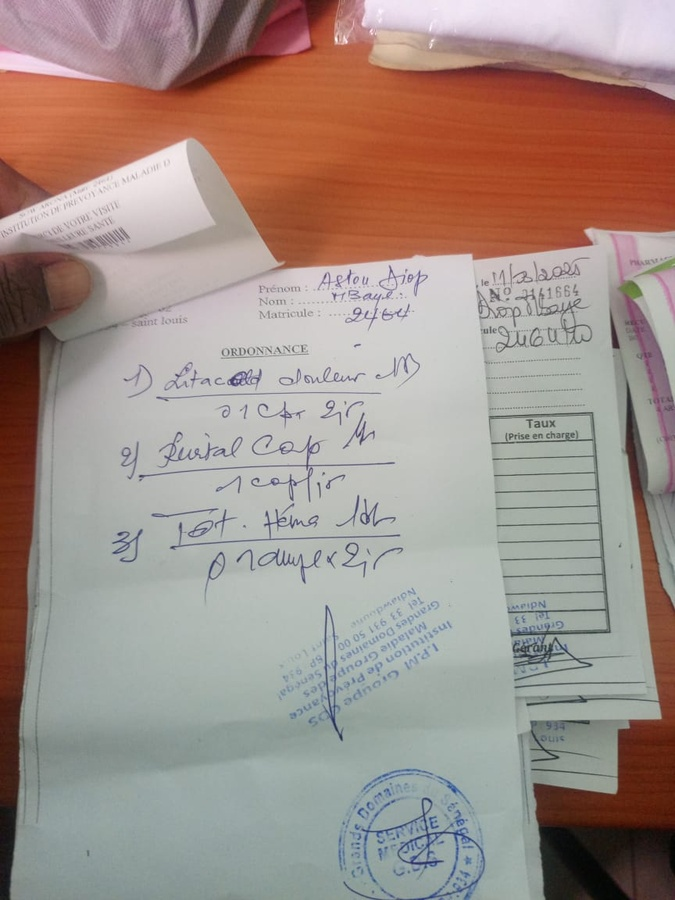
#> input picture backend/ai/finetuning/dataset/images/1.jpeg, 675 x 900 px, shrunk from 864 x 1152 before the run
$ python -i augment.py   (imports and definitions only)
#> lines starting #> are read from the running program, lines starting #| are printed output that depends on the picture
import os
import cv2
import csv
import numpy as np
import random

DATASET_DIR = "/home/am/AM/HCR4/backend/ai/finetuning/dataset"
IMAGES_DIR = os.path.join(DATASET_DIR, "images")
TRAIN_CSV = os.path.join(DATASET_DIR, "_train_split.csv")
ANNO_CSV = os.path.join(DATASET_DIR, "annotations.csv")

# ==========================================
# Augmentation functions using OpenCV
# ==========================================

# [4 lines left out: function augment_blur, not called in this run]

def augment_brightness_contrast(img):
    """Modifie le contraste et la luminosité."""
    alpha = random.uniform(0.7, 1.3) # Contraste
    beta = random.uniform(-30, 30)   # Luminosité
    return cv2.convertScaleAbs(img, alpha=alpha, beta=beta)

def augment_rotation(img):
    """Applique une légère rotation aléatoire (-5 à 5 degrés)."""
    h, w = img.shape[:2]
    angle = random.uniform(-5, 5)
    center = (w // 2, h // 2)
    M = cv2.getRotationMatrix2D(center, angle, 1.0)
    # Remplir les bords avec du blanc (255, 255, 255)
    return cv2.warpAffine(img, M, (w, h), borderValue=(255, 255, 255))

def augment_morphology(img):
    """Simule une encre plus épaisse ou plus fine (érosion / dilatation)."""
    kernel = np.ones((2, 2), np.uint8)
    if random.choice([True, False]):
        # Dilatation = lignes plus fines (car le fond blanc s'étend)
        return cv2.dilate(img, kernel, iterations=1)
    else:
        # Érosion = lignes plus épaisses (car le texte noir s'étend)
        return cv2.erode(img, kernel, iterations=1)

def augment_noise(img):
    """Ajoute du bruit poivre et sel."""
    row, col, ch = img.shape
    s_vs_p = 0.5
    amount = 0.01
    out = np.copy(img)
    # Salt mode
    num_salt = np.ceil(amount * img.size * s_vs_p)
    coords = [np.random.randint(0, i - 1, int(num_salt)) for i in img.shape]
    out[tuple(coords)] = 255
    # Pepper mode
    num_pepper = np.ceil(amount * img.size * (1. - s_vs_p))
    coords = [np.random.randint(0, i - 1, int(num_pepper)) for i in img.shape]
    out[tuple(coords)] = 0
    return out

# Liste des pipelines d'augmentation (chaque fonction retourne une image modifiée)
def apply_augmentations(img):
    """Génère 2 variantes d'une image pour doubler le dataset sans biaiser la distribution."""
    variants = []

    # Variante 1: Morphologie (Encre) + Rotation légère
    img1 = augment_morphology(img)
    img1 = augment_rotation(img1)
    variants.append(("augA", img1))

    # Variante 2: Flou ou Bruit + Contraste
    img2 = augment_blur(img) if random.choice([True, False]) else augment_noise(img)
    img2 = augment_brightness_contrast(img2)
    variants.append(("augB", img2))

    return variants

# ==========================================
# Main execution
# ==========================================

# [58 lines left out: function main, not called in this run]

# [2 lines not run here, left out]

>>> import cv2
>>> picture = cv2.imread('dataset/images/1.jpeg')
#> picture is the input picture: shape (900, 675, 3); mean B, G, R 136.9, 144.2, 160.7
>>> result = apply_augmentations(picture)
#> in augment_morphology, `return cv2.erode(img, kernel, iterations=1)`:
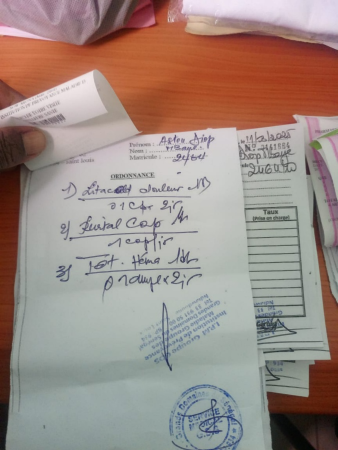
#> returned value: shape (900, 675, 3) (shown at 1/2 size); mean of channels 0, 1, 2 133.4, 140.8, 157.3; drawn as B, G, R
#> in augment_rotation, `return cv2.warpAffine(img, M, (w, h), borderValue=(255, 255, 255))`:
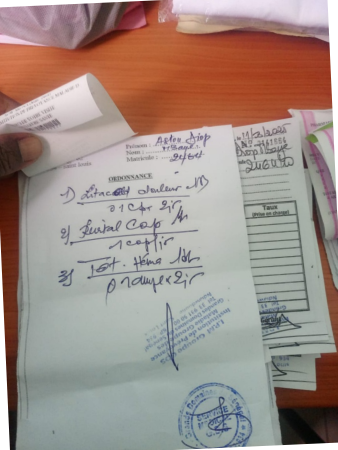
#> returned value: shape (900, 675, 3) (shown at 1/2 size); mean of channels 0, 1, 2 136.7, 143.9, 159.8; drawn as B, G, R
#> in augment_noise, `out[tuple(coords)] = 0`:
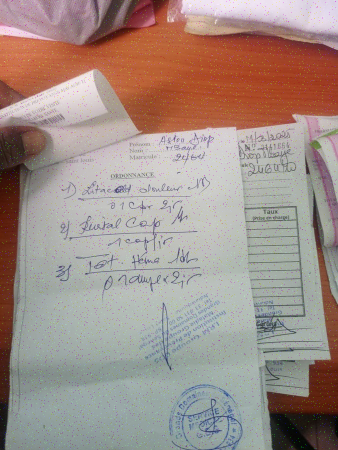
#> out: shape (900, 675, 3) (shown at 1/2 size); mean B, G, R 136.7, 144, 160.7
#> in augment_brightness_contrast, `return cv2.convertScaleAbs(img, alpha=alpha, beta=beta)`:
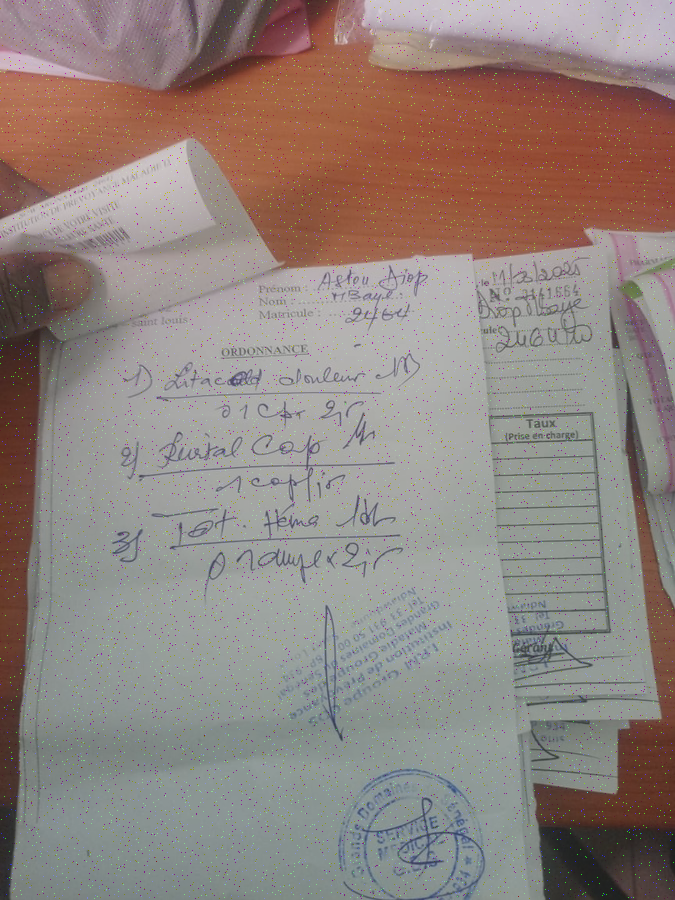
#> returned value: shape (900, 675, 3); mean of channels 0, 1, 2 126.9, 132.2, 144.3; drawn as B, G, R
#> result = 2 items

$ run again, on backend/ai/finetuning/dataset/images/103.jpg
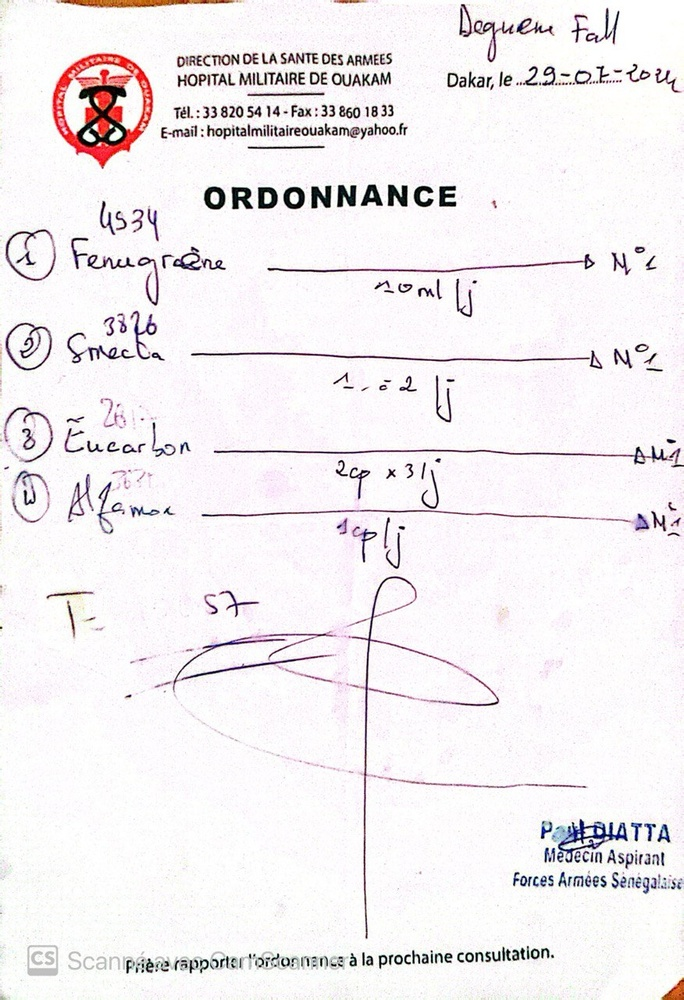
#> input picture backend/ai/finetuning/dataset/images/103.jpg, 684 x 1000 px, shrunk from 876 x 1280 before the run
#> picture is the input picture: shape (1000, 684, 3); mean B, G, R 240.2, 238, 242
#> in augment_noise, `out[tuple(coords)] = 0`:
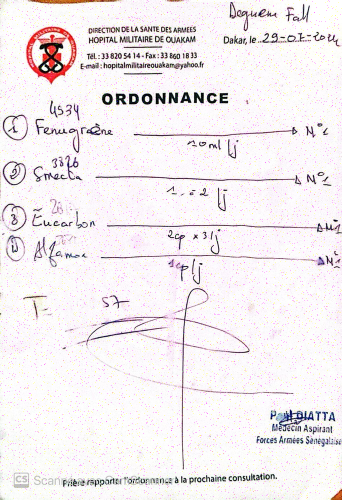
#> out: shape (1000, 684, 3) (shown at 1/2 size); mean B, G, R 238.5, 236.3, 242
#> in augment_brightness_contrast, `return cv2.convertScaleAbs(img, alpha=alpha, beta=beta)`:
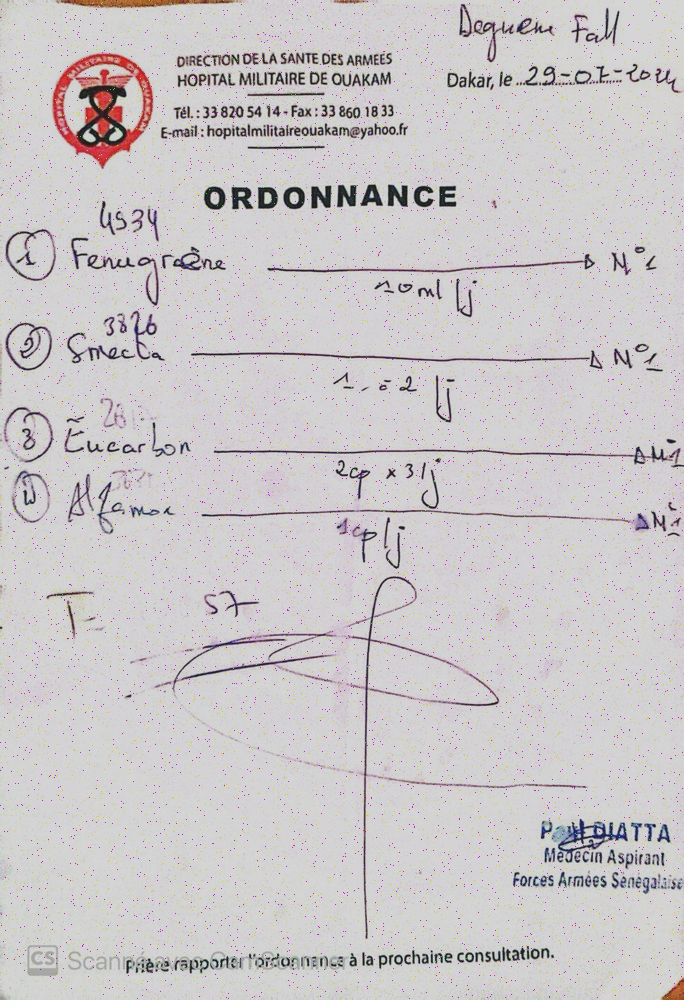
#> returned value: shape (1000, 684, 3); mean of channels 0, 1, 2 200.7, 199.1, 203.2; drawn as B, G, R
#> result = 2 items

$ run again, on backend/ai/finetuning/dataset/images/11.jpeg
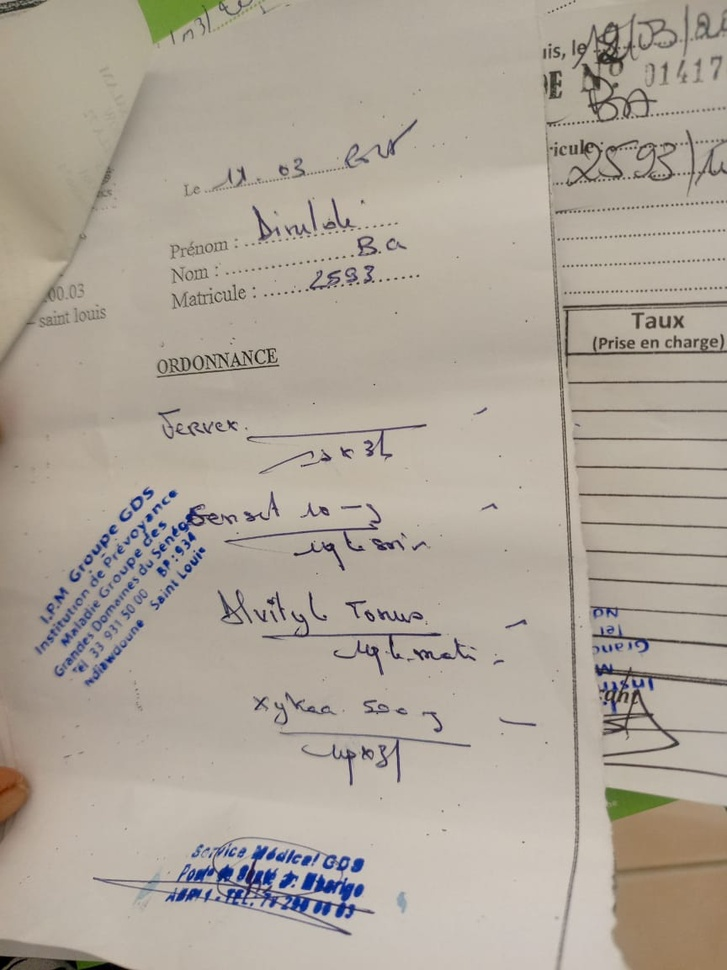
#> input picture backend/ai/finetuning/dataset/images/11.jpeg, 727 x 970 px, shrunk from 864 x 1152 before the run
#> picture is the input picture: shape (970, 727, 3); mean B, G, R 153.4, 165.2, 174.1
#> in augment_rotation, `return cv2.warpAffine(img, M, (w, h), borderValue=(255, 255, 255))`:
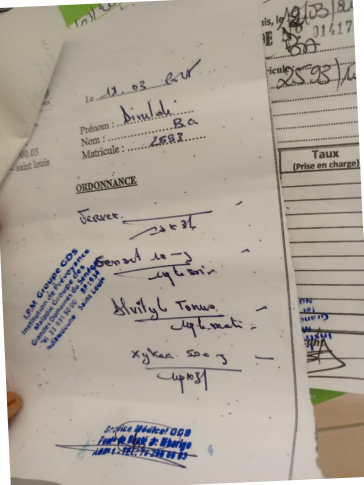
#> returned value: shape (970, 727, 3) (shown at 1/2 size); mean of channels 0, 1, 2 152.8, 164.2, 172.7; drawn as B, G, R
#> in augment_brightness_contrast, `return cv2.convertScaleAbs(img, alpha=alpha, beta=beta)`:
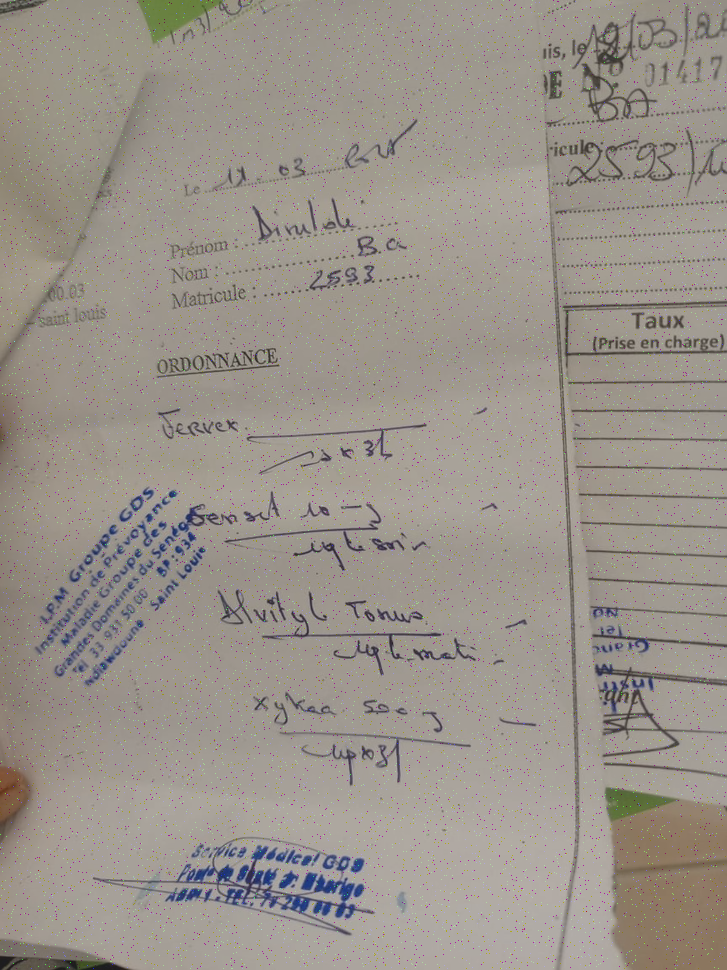
#> returned value: shape (970, 727, 3); mean of channels 0, 1, 2 138.8, 147.2, 154; drawn as B, G, R
#> result = 2 items
